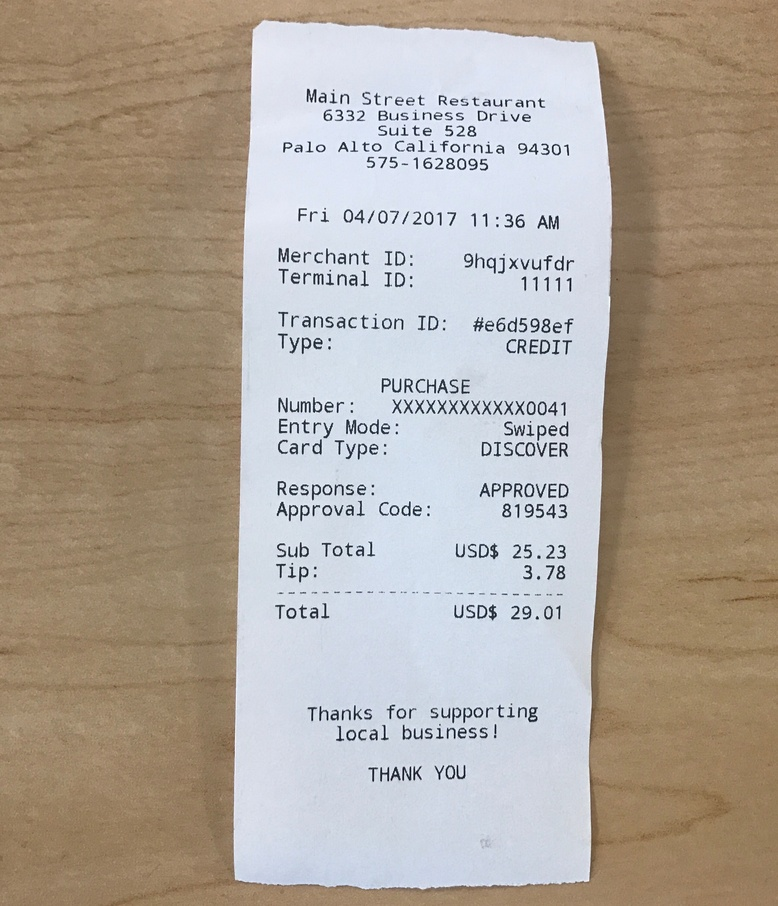
#> input picture img/Print_Payment_Receipt.JPG, 778 x 906 px, shrunk from 2577 x 3001 before the run
$ python im-to-txt.py
#> lines starting #> are read from the running program, lines starting #| are printed output that depends on the picture; after the words box and inside, x2 and y2 are one past the last pixel; in counts of white or black regions, pixels touching at a corner belong together
from PIL import Image
import pytesseract
import cv2
import os

image = cv2.imread( "img/Print_Payment_Receipt.JPG")
#> image is the input picture: shape (906, 778, 3); mean B, G, R 154.3, 165.1, 175.3
gray = cv2.cvtColor(image, cv2.COLOR_BGR2GRAY)
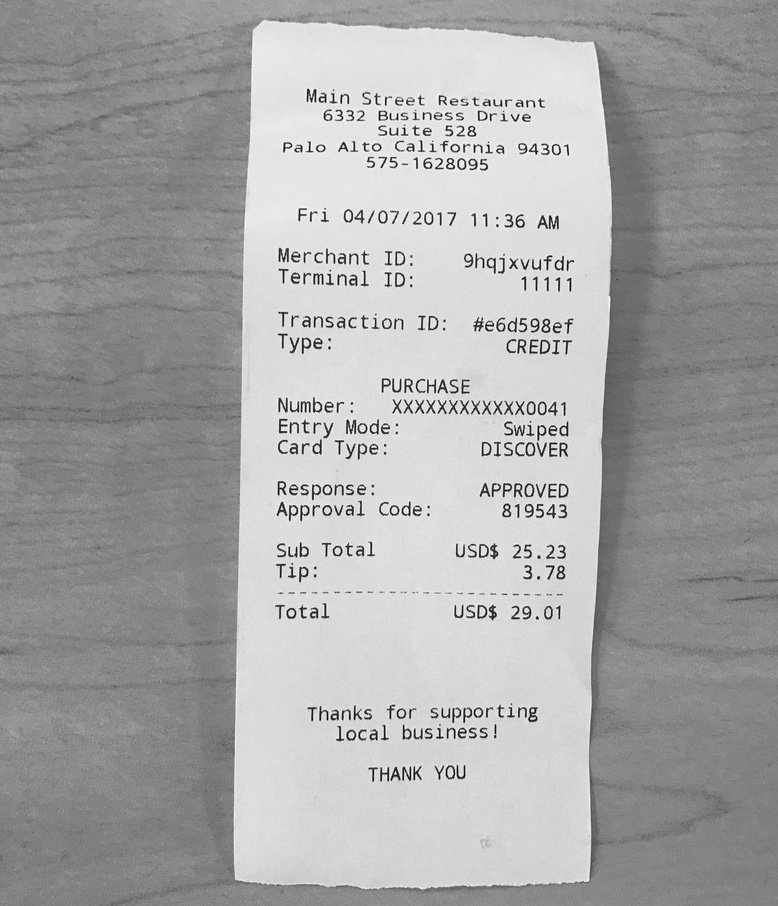
#> gray: shape (906, 778); min 1, max 254, mean 167

gray = cv2.threshold(gray, 0, 255, cv2.THRESH_BINARY | cv2.THRESH_OTSU)[1]
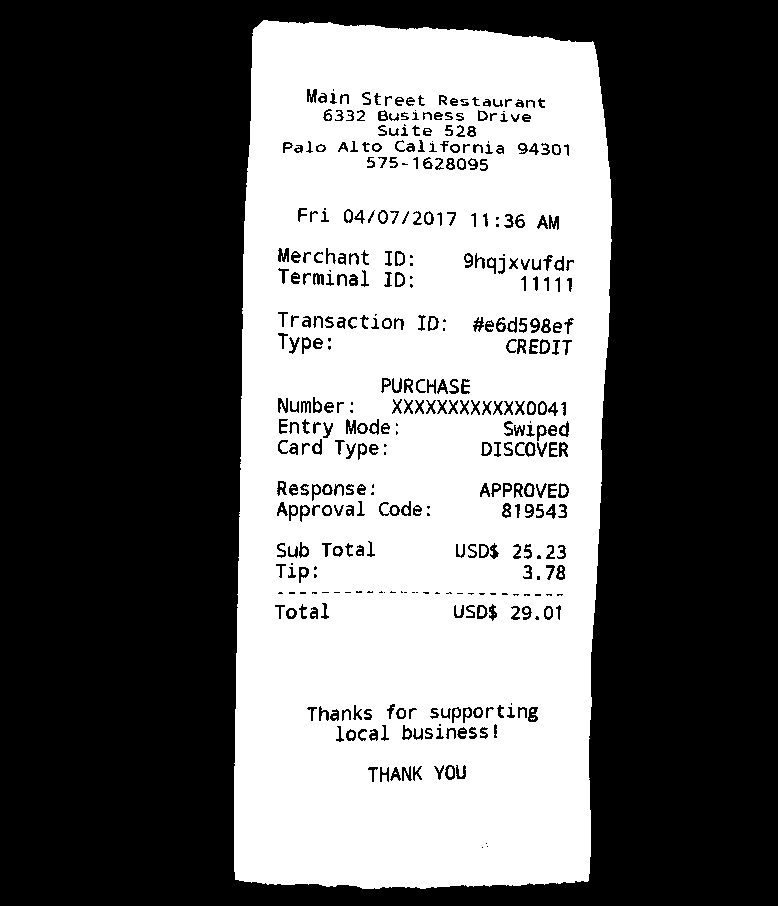
#> gray: shape (906, 778); 40.8% white; 134 white regions (76 under 20 px), largest, box (x1, y1, x2, y2) and area: (234, 20, 612, 889) 284807, (397, 253, 403, 264) 55, (397, 275, 403, 285) 52

gray = cv2.medianBlur(gray, 3)
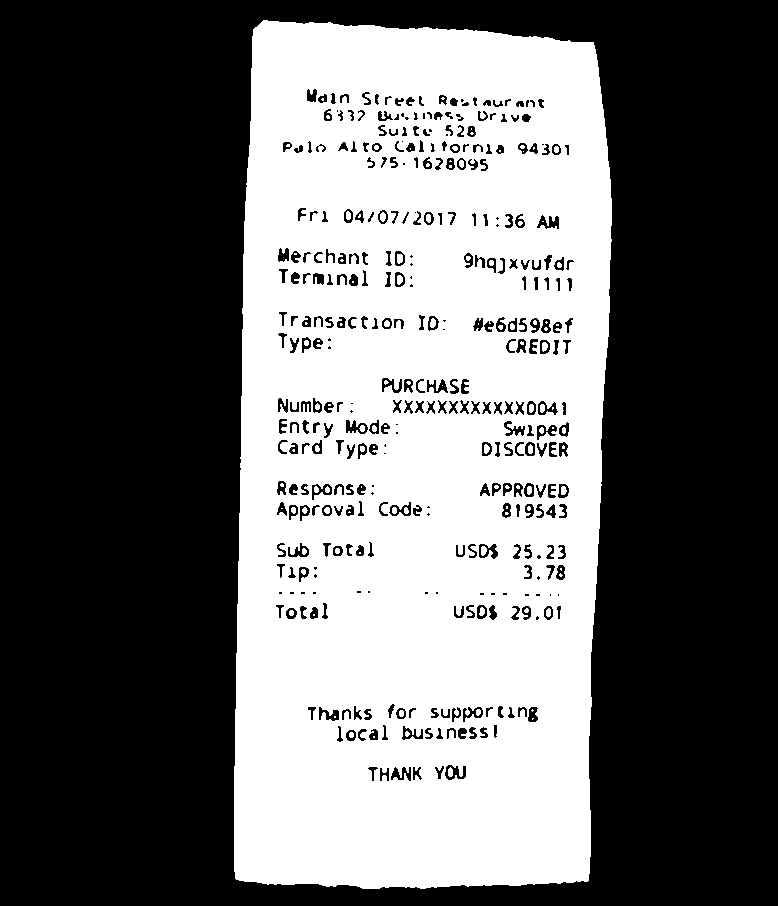
#> gray: shape (906, 778); 40.9% white; 111 white regions (60 under 20 px), largest, box (x1, y1, x2, y2) and area: (234, 20, 612, 889) 286110, (397, 254, 403, 264) 54, (397, 275, 403, 285) 49

filename = "{}.png".format(os.getpid())

cv2.imwrite(filename, gray)

#> (the run stopped early here; a loop or call above may not have finished)
